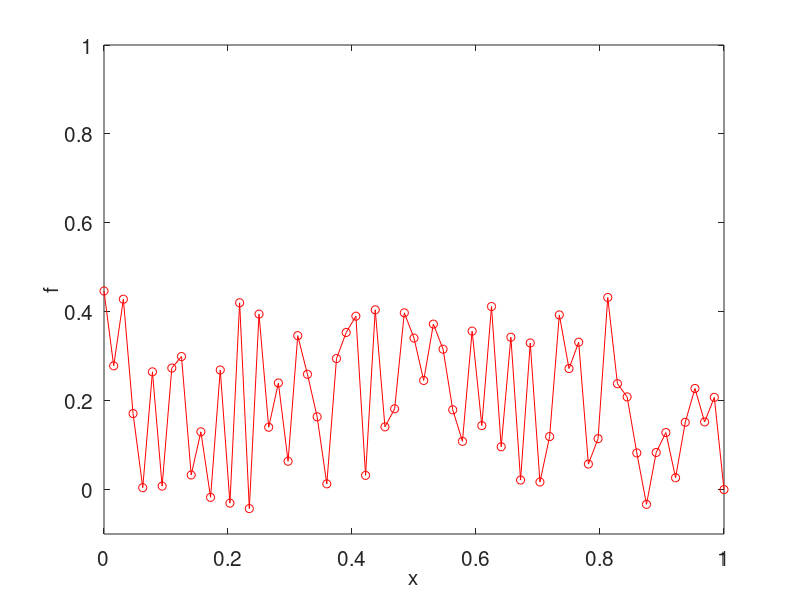

Reproduce this figure in MATLAB. (Note: this script raises an error after producing the figure.)
clear all
close all
hold on

%===================================================
% Explicit multigrid solution for the 1D Poisson eqn
% in the interval [a, b]
%
% with Neumann BC at the left end: g'=qL
% and Dirichlet BC at the right end: f=fR
%
% fine grid size is N=2^ndiv
%===================================================

a=0.0;
b=1.0;
qL=0.0;
fR=0.0;
ndiv=6;
nu1=3;
nu2=3;
ncycle=3;  % number of cycles
omega=1/3;

L=b-a;
N=2^ndiv;
h=L/N;

%---
% initialize the fine-grid solution
%---

for i=1:N+1
 x(i) = a+(i-1)*h;
 f(i)=0.0;
 f(i)=0.1*sin(2*pi*x(i)/L);
 f(i)=0.5*rand-0.05;    % random
end

f(N+1)=fR;

%---
% graph
%---

plot(x, f,'ro-');

hold on
set(gca,'fontsize',15)
xlabel('x','fontsize',15)
ylabel('f','fontsize',15)
axis([0 1 -0.1 1])
box

%---
% right-hand side of Af=b
%---

for i=1:N
 g(i)=exp(-2*x(i));
 g(i)=sin(2*pi*x(i)/L);
 g(i)=1.0;
 b(i)=h*h*g(i);
end
b(1)=b(1)-2*h*qL;
b(N)=b(N)+fR;

%--------
% prepare
%--------

esave=zeros(ndiv,N+1);   % save the solution (f) and the error (e)
rsave=zeros(ndiv,N);     % save the residual (r)

%=========
% V cycles
%=========

for cycle=1:ncycle

%---
% presmoothing
%---

f = mg_rich(nu1,omega,N,f,b);

%--
% residual
%--

 r(1)= b(1)-2.0*f(1)+2.0*f(2);
 for i=2:N
   r(i)= b(i)+f(i-1)-2.0*f(i)+f(i+1);
 end

esave(1,:)=f;
rsave(1,:)=r;

%----
% down to coarse
%----

 Nsys=N;

 for level=2:ndiv

  [xhalf, rhalf] = mg_restrict(Nsys,x,r);
  Nsys=Nsys/2;
  clear x r e;
  x=xhalf; r=rhalf; e=zeros(Nsys+1,1);

%---
  if(Nsys>2)
     e = mg_rich(nu1,omega,Nsys,e,r);
  else
     e(1) = r(1)+r(2);
     e(2) = 0.5*(r(1)+2.0*r(2));
     e(3)=0.0;
  end

%---
% update the residual
%---

   r(1)= r(1)-2.0*e(1)+2.0*e(2);
   for i=2:Nsys
     r(i)= r(i)+e(i-1)-2.0*e(i)+e(i+1);
   end

   for k=1:Nsys
    esave(level,k)=e(k);
    rsave(level,k)=r(k);
   end
%  plot(x, e,'o:');

 end

%----
% up to fine
%----

 for level=ndiv-1:-1:1
  [xdouble, edouble] = mg_prolongate(Nsys,x,e);
  x=xdouble;
  Nsys=2*Nsys;
  for k=1:Nsys
   e(k) = esave(level,k)+edouble(k);
   r(k) = rsave(level,k);
  end
  e(Nsys+1)=0.0;
  if(nu2>0)
   e = mg_rich(nu2,omega,Nsys,e,r);
   end
 end

 f=e;

 plot(x, f,'ro:');

%---
end
%---

%plot(x, f,'ro:');
